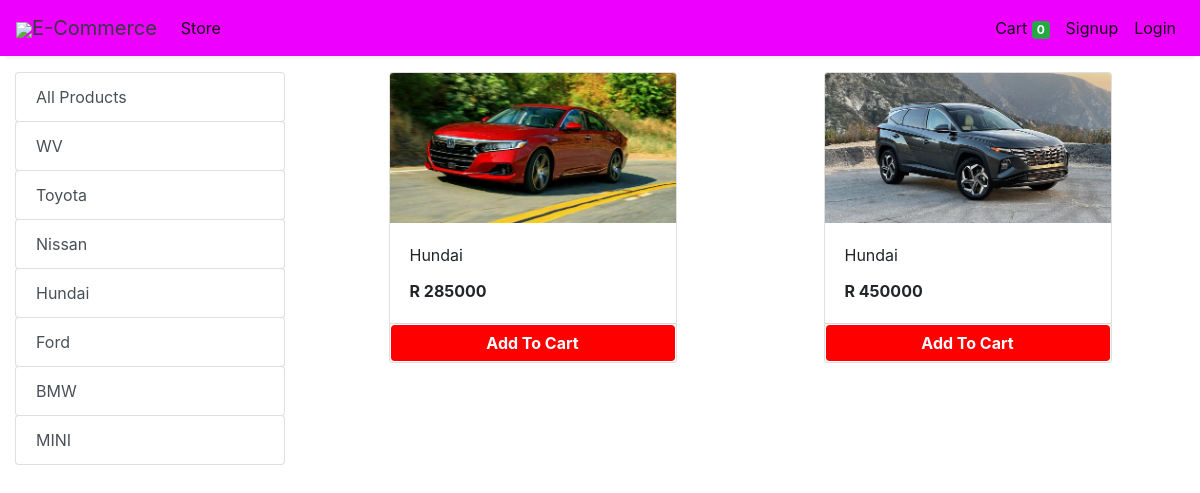
Screenshot of /store?category=38 with the database file from the repository.
### store/models/category.py (models this page shows, shortened)
class Category(models.Model):
    name= models.CharField(max_length=50)
    @staticmethod
    def get_all_categories():
        return Category.objects.all()

### store/models/product.py (models this page shows, shortened)
class Products(models.Model):
    name = models.CharField(max_length=60)
    price= models.IntegerField(default=0)
    category= models.ForeignKey(Category,on_delete=models.CASCADE,default=1 )
    description= models.CharField(max_length=250, default='', blank=True, null= True)
    image= models.ImageField(upload_to='uploads/products/')
    @staticmethod
    def get_all_products_by_categoryid(category_id):
        if category_id:
            return Products.objects.filter (category=category_id)
        else:
            return Products.get_all_products();

### store/views/home.py (the view)
# urls.py: path('' , include('store.urls'))
def store(request):
    cart = request.session.get('cart')
    if not cart:
        request.session['cart'] = {}
    products = None
    categories = Category.get_all_categories()
    categoryID = request.GET.get('category')
    if categoryID:
        products = Products.get_all_products_by_categoryid(categoryID)
    else:
        products = Products.get_all_products();
    data = {}
    data['products'] = products
    data['categories'] = categories
    print('you are : ', request.session.get('email'))
    return render(request, 'index.html', data)

### store/templatetags/cart.py (called while the page is built)
@register.filter (name='is_in_cart')
def is_in_cart(product, cart):
    keys = cart.keys ()
    for id in keys:
        if int (id) == product.id:
            return True
    return False;

### store/templatetags/custom_filter.py (called while the page is built)
@register.filter(name='currency')
def currency(number):
    return "R "+str(number)

### store/templates/index.html (shortened to what this page needs)
{% extends 'base.html' %}
{% block content %}
{% load cart %}
{% load custom_filter %}
<div class="container-fluid mt-3">
	<div class="row">
		<div class="col-lg-3 mx-auto">
			<div class="list-group">
				<a href="/" class="list-group-item list-group-item-action btn btn-outline-success">All Products</a>
				{% for category in categories %}
				<a href="/?category={{category.id}}"
					class="list-group-item list-group-item-action btn btn-outline-success ">{{category.name}}</a>
				{% endfor %}
			</div>
		</div>
		<div id='products' class="col-lg-9 mx-auto">
			<div class="row mx-auto">
				{% for product in products %}
				<div class="card mx-auto mb-3" id={{product.id}} style="width: 18rem;">
					<img class="card-img-top" src="{{product.image.url}}" alt="Card image cap">
					<div class="card-body">
						<p class="card-title">{{product.name}}</p>
						<p class="card-text"><b>{{product.price|currency}}</b></p>
					</div>
					<div class="card-footer p-0 no-gutters">
						{% if product|is_in_cart:request.session.cart %}
						<div class="row no-gutters">
							<form action="/#{{product.id}}" class="col-2 " method="post">
								{% csrf_token %}
								<input hidden type="text" name='product' value='{{product.id}}'>
								<input hidden type="text" name='remove' value='True'>
								<input type="submit" value=" - " class="btn btn-block btn-success border-right">
							</form>
							<div class="text-center col btn btn-success">{{product|cart_quantity:request.session.cart}} in Cart</div>
							<form action="/#{{product.id}}" class="col-2 " method="post">
								{% csrf_token %}
								<input hidden type="text" name='product' value='{{product.id}}'>
								<input type="submit" value=" + " class="btn btn-block btn-success border-left">
							</form>
						</div>
						{% else %}
						<form action="/#{{product.id}}" method="POST" class="btn-block">
							<input type="submit" class="float-right btn btn-success form-control" style="background-color:red;border-color: white;font-weight: bolder;"
                    value="Add To Cart">
						</form>
						{% endif %}
					</div>
				</div>
				{% endfor %}
			</div>
		</div>
	</div>
</div>
{% endblock %}

### rows the page displays
Category: name "WV"
Category: name "Toyota"
Category: name "Nissan"
Category: name "Hundai"
Category: name "Ford"
Category: name "BMW"
Category: name "MINI"
Products: image (picture), name "Hundai", price "R 285000"
Products: image (picture), name "Hundai", price "R 450000"

### other values shown
{{ request.session.cart.keys|length }} "0"
